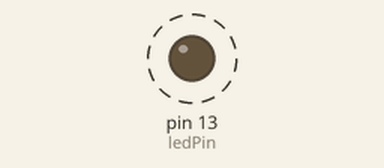
Recording of a sketch running on a simulated Arduino Uno, built with avr-gcc and run on an emulated ATmega328P. Shown: output pins drawn as LEDs (lit = HIGH). Dashed ring = blinking.

Above: at 0.5 s.
Timing chart, 0 to 4.6 s (numbered marks = the images above):
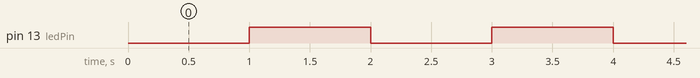

The sketch:

example2-millis.ino
```cpp
const int ledPin = 13;
int ledState = LOW;

unsigned long previousMillis = 0;

const long interval = 1000;

void setup() {
  pinMode(ledPin, OUTPUT);
}

void loop() {
  unsigned long currentMillis = millis();

  if(currentMillis - previousMillis >= interval) {
    if(ledState == LOW) {
      ledState = HIGH;
    } else {
      ledState = LOW;
    }
    digitalWrite(ledPin, ledState);

    previousMillis = currentMillis;
  }

}
```

Measured:
- by itself, pin 13 (ledPin): alternates HIGH for 1.0 s and LOW for 1.0 s
